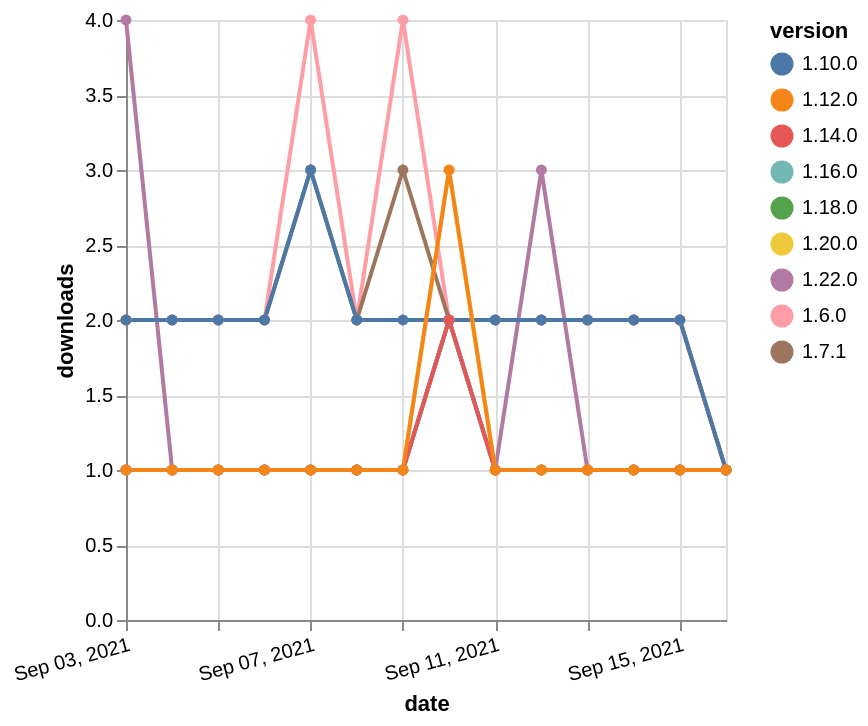

This figure's Vega-Lite source:
### Vega-Lite specification from a JSON file in a GitHub repository (floating-point values rounded to 4 significant figures)
{"$schema": "https://vega.github.io/schema/vega-lite/v5.json", "description": "A simple bar chart with embedded data.", "data": {"values": [{"date": "2021-09-03", "total": 3089, "delta": 2, "version": "1.6.0"}, {"date": "2021-09-04", "total": 3091, "delta": 2, "version": "1.6.0"}, {"date": "2021-09-05", "total": 3093, "delta": 2, "version": "1.6.0"}, {"date": "2021-09-06", "total": 3095, "delta": 2, "version": "1.6.0"}, {"date": "2021-09-07", "total": 3099, "delta": 4, "version": "1.6.0"}, {"date": "2021-09-08", "total": 3101, "delta": 2, "version": "1.6.0"}, {"date": "2021-09-09", "total": 3105, "delta": 4, "version": "1.6.0"}, {"date": "2021-09-10", "total": 3107, "delta": 2, "version": "1.6.0"}, {"date": "2021-09-11", "total": 3109, "delta": 2, "version": "1.6.0"}, {"date": "2021-09-12", "total": 3111, "delta": 2, "version": "1.6.0"}, {"date": "2021-09-13", "total": 3113, "delta": 2, "version": "1.6.0"}, {"date": "2021-09-14", "total": 3115, "delta": 2, "version": "1.6.0"}, {"date": "2021-09-15", "total": 3117, "delta": 2, "version": "1.6.0"}, {"date": "2021-09-16", "total": 3118, "delta": 1, "version": "1.6.0"}, {"date": "2021-09-03", "total": 175, "delta": 1, "version": "1.18.0"}, {"date": "2021-09-04", "total": 176, "delta": 1, "version": "1.18.0"}, {"date": "2021-09-05", "total": 177, "delta": 1, "version": "1.18.0"}, {"date": "2021-09-06", "total": 178, "delta": 1, "version": "1.18.0"}, {"date": "2021-09-07", "total": 179, "delta": 1, "version": "1.18.0"}, {"date": "2021-09-08", "total": 180, "delta": 1, "version": "1.18.0"}, {"date": "2021-09-09", "total": 181, "delta": 1, "version": "1.18.0"}, {"date": "2021-09-10", "total": 183, "delta": 2, "version": "1.18.0"}, {"date": "2021-09-11", "total": 184, "delta": 1, "version": "1.18.0"}, {"date": "2021-09-12", "total": 185, "delta": 1, "version": "1.18.0"}, {"date": "2021-09-13", "total": 186, "delta": 1, "version": "1.18.0"}, {"date": "2021-09-14", "total": 187, "delta": 1, "version": "1.18.0"}, {"date": "2021-09-15", "total": 188, "delta": 1, "version": "1.18.0"}, {"date": "2021-09-16", "total": 189, "delta": 1, "version": "1.18.0"}, {"date": "2021-09-03", "total": 128, "delta": 4, "version": "1.22.0"}, {"date": "2021-09-04", "total": 129, "delta": 1, "version": "1.22.0"}, {"date": "2021-09-05", "total": 130, "delta": 1, "version": "1.22.0"}, {"date": "2021-09-06", "total": 131, "delta": 1, "version": "1.22.0"}, {"date": "2021-09-07", "total": 132, "delta": 1, "version": "1.22.0"}, {"date": "2021-09-08", "total": 133, "delta": 1, "version": "1.22.0"}, {"date": "2021-09-09", "total": 134, "delta": 1, "version": "1.22.0"}, {"date": "2021-09-10", "total": 136, "delta": 2, "version": "1.22.0"}, {"date": "2021-09-11", "total": 137, "delta": 1, "version": "1.22.0"}, {"date": "2021-09-12", "total": 140, "delta": 3, "version": "1.22.0"}, {"date": "2021-09-13", "total": 141, "delta": 1, "version": "1.22.0"}, {"date": "2021-09-14", "total": 142, "delta": 1, "version": "1.22.0"}, {"date": "2021-09-15", "total": 143, "delta": 1, "version": "1.22.0"}, {"date": "2021-09-16", "total": 144, "delta": 1, "version": "1.22.0"}, {"date": "2021-09-03", "total": 2596, "delta": 2, "version": "1.7.1"}, {"date": "2021-09-04", "total": 2598, "delta": 2, "version": "1.7.1"}, {"date": "2021-09-05", "total": 2600, "delta": 2, "version": "1.7.1"}, {"date": "2021-09-06", "total": 2602, "delta": 2, "version": "1.7.1"}, {"date": "2021-09-07", "total": 2605, "delta": 3, "version": "1.7.1"}, {"date": "2021-09-08", "total": 2607, "delta": 2, "version": "1.7.1"}, {"date": "2021-09-09", "total": 2610, "delta": 3, "version": "1.7.1"}, {"date": "2021-09-10", "total": 2612, "delta": 2, "version": "1.7.1"}, {"date": "2021-09-11", "total": 2614, "delta": 2, "version": "1.7.1"}, {"date": "2021-09-12", "total": 2616, "delta": 2, "version": "1.7.1"}, {"date": "2021-09-13", "total": 2618, "delta": 2, "version": "1.7.1"}, {"date": "2021-09-14", "total": 2620, "delta": 2, "version": "1.7.1"}, {"date": "2021-09-15", "total": 2622, "delta": 2, "version": "1.7.1"}, {"date": "2021-09-16", "total": 2623, "delta": 1, "version": "1.7.1"}, {"date": "2021-09-03", "total": 2246, "delta": 2, "version": "1.10.0"}, {"date": "2021-09-04", "total": 2248, "delta": 2, "version": "1.10.0"}, {"date": "2021-09-05", "total": 2250, "delta": 2, "version": "1.10.0"}, {"date": "2021-09-06", "total": 2252, "delta": 2, "version": "1.10.0"}, {"date": "2021-09-07", "total": 2255, "delta": 3, "version": "1.10.0"}, {"date": "2021-09-08", "total": 2257, "delta": 2, "version": "1.10.0"}, {"date": "2021-09-09", "total": 2259, "delta": 2, "version": "1.10.0"}, {"date": "2021-09-10", "total": 2261, "delta": 2, "version": "1.10.0"}, {"date": "2021-09-11", "total": 2263, "delta": 2, "version": "1.10.0"}, {"date": "2021-09-12", "total": 2265, "delta": 2, "version": "1.10.0"}, {"date": "2021-09-13", "total": 2267, "delta": 2, "version": "1.10.0"}, {"date": "2021-09-14", "total": 2269, "delta": 2, "version": "1.10.0"}, {"date": "2021-09-15", "total": 2271, "delta": 2, "version": "1.10.0"}, {"date": "2021-09-16", "total": 2272, "delta": 1, "version": "1.10.0"}, {"date": "2021-09-03", "total": 205, "delta": 1, "version": "1.20.0"}, {"date": "2021-09-04", "total": 206, "delta": 1, "version": "1.20.0"}, {"date": "2021-09-05", "total": 207, "delta": 1, "version": "1.20.0"}, {"date": "2021-09-06", "total": 208, "delta": 1, "version": "1.20.0"}, {"date": "2021-09-07", "total": 209, "delta": 1, "version": "1.20.0"}, {"date": "2021-09-08", "total": 210, "delta": 1, "version": "1.20.0"}, {"date": "2021-09-09", "total": 211, "delta": 1, "version": "1.20.0"}, {"date": "2021-09-10", "total": 214, "delta": 3, "version": "1.20.0"}, {"date": "2021-09-11", "total": 215, "delta": 1, "version": "1.20.0"}, {"date": "2021-09-12", "total": 216, "delta": 1, "version": "1.20.0"}, {"date": "2021-09-13", "total": 217, "delta": 1, "version": "1.20.0"}, {"date": "2021-09-14", "total": 218, "delta": 1, "version": "1.20.0"}, {"date": "2021-09-15", "total": 219, "delta": 1, "version": "1.20.0"}, {"date": "2021-09-16", "total": 220, "delta": 1, "version": "1.20.0"}, {"date": "2021-09-03", "total": 203, "delta": 1, "version": "1.16.0"}, {"date": "2021-09-04", "total": 204, "delta": 1, "version": "1.16.0"}, {"date": "2021-09-05", "total": 205, "delta": 1, "version": "1.16.0"}, {"date": "2021-09-06", "total": 206, "delta": 1, "version": "1.16.0"}, {"date": "2021-09-07", "total": 207, "delta": 1, "version": "1.16.0"}, {"date": "2021-09-08", "total": 208, "delta": 1, "version": "1.16.0"}, {"date": "2021-09-09", "total": 209, "delta": 1, "version": "1.16.0"}, {"date": "2021-09-10", "total": 211, "delta": 2, "version": "1.16.0"}, {"date": "2021-09-11", "total": 212, "delta": 1, "version": "1.16.0"}, {"date": "2021-09-12", "total": 213, "delta": 1, "version": "1.16.0"}, {"date": "2021-09-13", "total": 214, "delta": 1, "version": "1.16.0"}, {"date": "2021-09-14", "total": 215, "delta": 1, "version": "1.16.0"}, {"date": "2021-09-15", "total": 216, "delta": 1, "version": "1.16.0"}, {"date": "2021-09-16", "total": 217, "delta": 1, "version": "1.16.0"}, {"date": "2021-09-03", "total": 208, "delta": 1, "version": "1.14.0"}, {"date": "2021-09-04", "total": 209, "delta": 1, "version": "1.14.0"}, {"date": "2021-09-05", "total": 210, "delta": 1, "version": "1.14.0"}, {"date": "2021-09-06", "total": 211, "delta": 1, "version": "1.14.0"}, {"date": "2021-09-07", "total": 212, "delta": 1, "version": "1.14.0"}, {"date": "2021-09-08", "total": 213, "delta": 1, "version": "1.14.0"}, {"date": "2021-09-09", "total": 214, "delta": 1, "version": "1.14.0"}, {"date": "2021-09-10", "total": 216, "delta": 2, "version": "1.14.0"}, {"date": "2021-09-11", "total": 217, "delta": 1, "version": "1.14.0"}, {"date": "2021-09-12", "total": 218, "delta": 1, "version": "1.14.0"}, {"date": "2021-09-13", "total": 219, "delta": 1, "version": "1.14.0"}, {"date": "2021-09-14", "total": 220, "delta": 1, "version": "1.14.0"}, {"date": "2021-09-15", "total": 221, "delta": 1, "version": "1.14.0"}, {"date": "2021-09-16", "total": 222, "delta": 1, "version": "1.14.0"}, {"date": "2021-09-03", "total": 423, "delta": 1, "version": "1.12.0"}, {"date": "2021-09-04", "total": 424, "delta": 1, "version": "1.12.0"}, {"date": "2021-09-05", "total": 425, "delta": 1, "version": "1.12.0"}, {"date": "2021-09-06", "total": 426, "delta": 1, "version": "1.12.0"}, {"date": "2021-09-07", "total": 427, "delta": 1, "version": "1.12.0"}, {"date": "2021-09-08", "total": 428, "delta": 1, "version": "1.12.0"}, {"date": "2021-09-09", "total": 429, "delta": 1, "version": "1.12.0"}, {"date": "2021-09-10", "total": 432, "delta": 3, "version": "1.12.0"}, {"date": "2021-09-11", "total": 433, "delta": 1, "version": "1.12.0"}, {"date": "2021-09-12", "total": 434, "delta": 1, "version": "1.12.0"}, {"date": "2021-09-13", "total": 435, "delta": 1, "version": "1.12.0"}, {"date": "2021-09-14", "total": 436, "delta": 1, "version": "1.12.0"}, {"date": "2021-09-15", "total": 437, "delta": 1, "version": "1.12.0"}, {"date": "2021-09-16", "total": 438, "delta": 1, "version": "1.12.0"}]}, "width": "container", "mark": {"type": "line", "point": {"filled": true}}, "encoding": {"x": {"field": "date", "type": "temporal", "timeUnit": "yearmonthdate", "title": "date", "axis": {"labelAngle": -15}}, "y": {"field": "delta", "type": "quantitative", "title": "downloads"}, "color": {"field": "version", "type": "nominal"}, "tooltip": {"field": "delta"}}}
